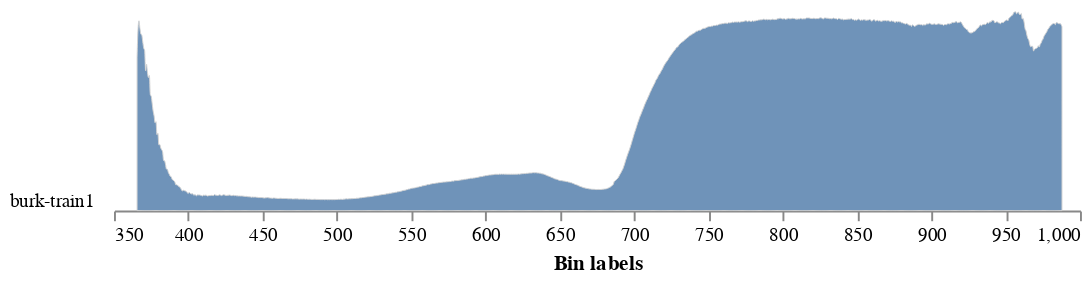

The notebook cell saved with this chart:
### Code cell
#Find the spectra of that custom ROI area

train_hist  = pcv.analyze.spectral_reflectance(hsi=training_hyper, labeled_mask=training_mask, n_labels=1, label="burk-train")

### Figure 1 — Vega-Lite specification as saved in the notebook (floating-point values rounded to 4 significant figures; data arrays with more than 128 entries replaced by an {"elided": "..."} marker saying what was removed)
{"config": {"view": {"continuousWidth": 300, "continuousHeight": 300, "stroke": null}, "axis": {"grid": false}, "facet": {"columns": 1, "spacing": 0}, "title": {"anchor": "end"}}, "data": {"name": "data-224b0869ba09c512fe9e3851a1673a2b"}, "facet": {"field": "sample", "header": {"labelAngle": 0, "labelAlign": "left", "labelOrient": "left"}, "title": null, "type": "nominal"}, "spec": {"mark": {"type": "area", "fillOpacity": 0.8, "interpolate": "monotone", "stroke": "lightgray", "strokeWidth": 0.5}, "encoding": {"x": {"field": "label", "title": "Bin labels", "type": "quantitative"}, "y": {"axis": null, "field": "value", "scale": {"range": [10, -100]}, "type": "quantitative"}}, "height": 10, "width": 500}, "bounds": "flush", "$schema": "https://vega.github.io/schema/vega-lite/v5.8.0.json", "datasets": {"data-224b0869ba09c512fe9e3851a1673a2b": {"elided": "978 records"}}}
